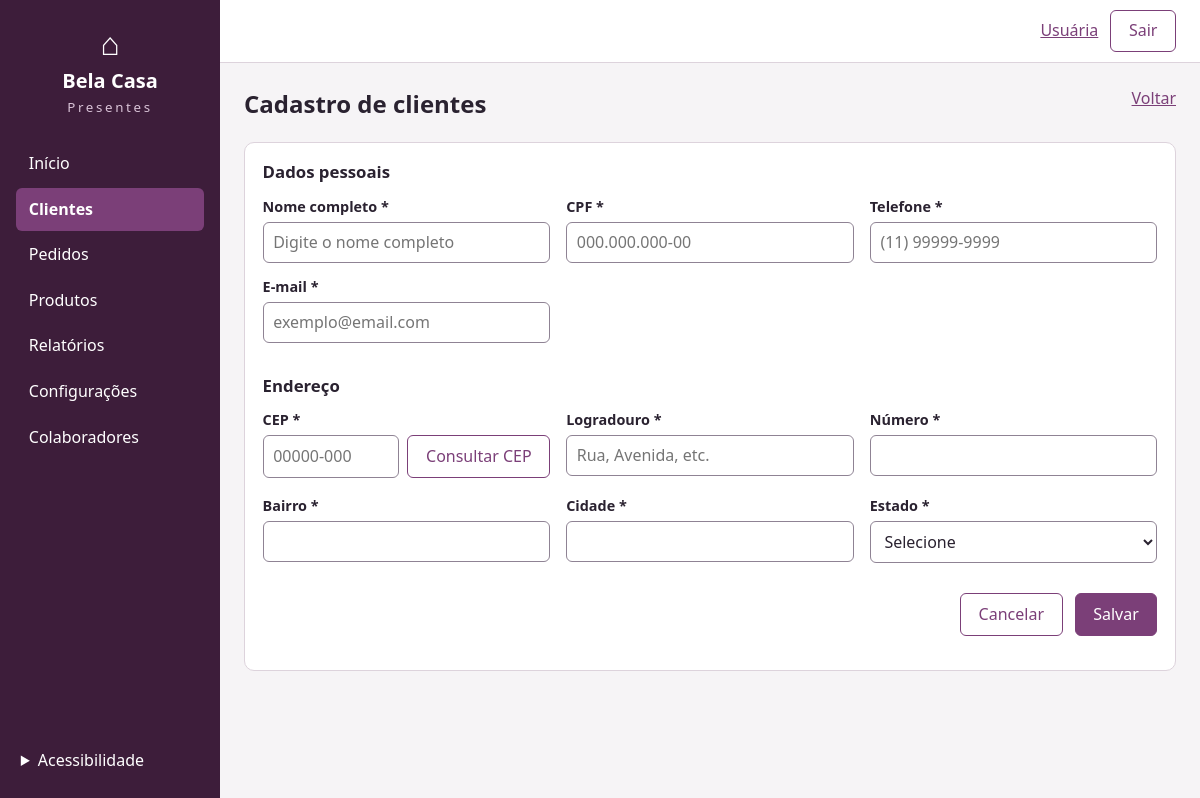
The page /clientes/novo (signed in) on the database its author committed.
### tables this page shows
CREATE TABLE usuarios (
    id INTEGER PRIMARY KEY AUTOINCREMENT,
    nome TEXT NOT NULL,
    login TEXT NOT NULL UNIQUE,
    senha_hash TEXT NOT NULL,
    perfil TEXT NOT NULL DEFAULT 'colaborador',
    ativo INTEGER NOT NULL DEFAULT 1
);

CREATE TABLE configuracoes (
    chave TEXT PRIMARY KEY,
    valor TEXT NOT NULL DEFAULT ''
);

### app.py (the view, shortened to what this page needs)
@app.route("/clientes/novo", methods=["GET", "POST"])
@app.route("/clientes/<int:cliente_id>/editar", methods=["GET", "POST"])
@login_required
def cliente_form(cliente_id=None):
    db = get_db()
    atual = None
    if cliente_id:
        atual = db.execute("SELECT * FROM clientes WHERE id = ?", (cliente_id,)).fetchone()
        if atual is None:
            abort(404)
    dados, erros = (dict(atual) if atual else {}), {}
    return render_template("cliente_form.html", dados=dados, erros=erros, editando=bool(cliente_id),
                           estados=ESTADOS, pagina="clientes")

### app.py (called while the page is built)
def get_db():
    if "db" not in g:
        os.makedirs(os.path.dirname(app.config["DATABASE"]), exist_ok=True)
        g.db = sqlite3.connect(app.config["DATABASE"])
        g.db.row_factory = sqlite3.Row
        g.db.execute("PRAGMA foreign_keys = ON")
    return g.db

@app.teardown_appcontext
def fechar_db(_erro):
    db = g.pop("db", None)
    if db is not None:
        db.close()

def gerar_csrf():
    if "_csrf" not in session:
        session["_csrf"] = secrets.token_hex(16)
    return session["_csrf"]

@app.before_request
def checar_csrf():
    if request.method == "POST":
        token = session.get("_csrf")
        if not token or token != request.form.get("_csrf"):
            abort(400)

def usuario_logado():
    if "usuario_id" not in session:
        return None
    if "usuario" not in g:
        u = get_db().execute("SELECT * FROM usuarios WHERE id = ? AND ativo = 1",
                             (session["usuario_id"],)).fetchone()
        g.usuario = u
    return g.usuario

def login_required(view):
    @wraps(view)
    def wrapped(*args, **kwargs):
        usuario = usuario_logado()
        if usuario is None:
            session.clear()
            return redirect(url_for("login", next=request.path))
        return view(*args, **kwargs)
    return wrapped

def config_empresa():
    linhas = get_db().execute("SELECT chave, valor FROM configuracoes").fetchall()
    return {l["chave"]: l["valor"] for l in linhas}

@app.context_processor
def dados_globais():
    usuario = usuario_logado()
    if usuario is None:
        return {}
    return {"empresa": config_empresa(), "usuario_nome": usuario["nome"],
            "eh_admin": usuario["perfil"] == "administrador"}

### templates/cliente_form.html (shortened to what this page needs)
{% extends "base.html" %}
{% macro campo(nome, rotulo, tipo='text', extra='') %}
  <div class="campo">
    <label for="{{ nome }}">{{ rotulo }} *</label>
    <input id="{{ nome }}" name="{{ nome }}" type="{{ tipo }}" value="{{ dados.get(nome, '') }}" required
           {% if erros.get(nome) %}aria-invalid="true" aria-describedby="erro-{{ nome }}"{% endif %} {{ extra|safe }}>
  </div>
{% endmacro %}
{% block conteudo %}
<div class="cabecalho">
  <h1>{{ 'Editar cliente' if editando else 'Cadastro de clientes' }}</h1>
  <a href="{{ url_for('clientes') }}">Voltar</a>
</div>
<form method="post" class="painel" novalidate id="form-cliente">
  <fieldset>
    <legend>Dados pessoais</legend>
    <div class="grade">
      {{ campo('nome', 'Nome completo', extra='autocomplete="name" placeholder="Digite o nome completo"') }}
      {{ campo('cpf', 'CPF', extra='inputmode="numeric" maxlength="14" placeholder="000.000.000-00" data-mascara="cpf"') }}
      {{ campo('telefone', 'Telefone', 'tel', 'maxlength="15" placeholder="(11) 99999-9999" data-mascara="telefone"') }}
      {{ campo('email', 'E-mail', 'email', 'placeholder="exemplo@email.com"') }}
    </div>
  </fieldset>
  <fieldset>
    <legend>Endereço</legend>
    <div class="grade">
      <div class="campo">
        <label for="cep">CEP *</label>
        <div class="linha">
          <input id="cep" name="cep" value="{{ dados.get('cep', '') }}" required inputmode="numeric"
                 maxlength="9" placeholder="00000-000" data-mascara="cep"
                 {% if erros.get('cep') %}aria-invalid="true" aria-describedby="erro-cep"{% endif %}>
          <button type="button" class="btn btn-claro" id="btn-cep">Consultar CEP</button>
        </div>
      </div>
      {{ campo('logradouro', 'Logradouro', extra='placeholder="Rua, Avenida, etc."') }}
      {{ campo('numero', 'Número') }}
      {{ campo('bairro', 'Bairro') }}
      {{ campo('cidade', 'Cidade') }}
      <div class="campo">
        <label for="estado">Estado *</label>
        <select id="estado" name="estado" required {% if erros.get('estado') %}aria-invalid="true" aria-describedby="erro-estado"{% endif %}>
          <option value="">Selecione</option>
        </select>
      </div>
    </div>
  </fieldset>
  <div class="acoes">
    <a class="btn btn-claro" href="{{ url_for('clientes') }}">Cancelar</a>
    <button class="btn" type="submit">Salvar</button>
  </div>
</form>
{% endblock %}

### templates/base.html (shortened to what this page needs)
<!doctype html>
<html lang="pt-BR">
<head>
  <link rel="stylesheet" href="{{ url_for('static', filename='css/style.css') }}">
</head>
<body>
  <div class="layout">
    <aside class="lateral">
      <div class="marca">
        <span class="marca-icone" aria-hidden="true">&#8962;</span>
        <strong>Bela Casa</strong>
        <small>Presentes</small>
      </div>
      <nav aria-label="Menu principal">
        <ul>
          {% set itens = [
            ('inicio', 'inicio', 'Início', '1'),
            ('clientes', 'clientes', 'Clientes', '2'),
            ('pedidos', 'pedidos', 'Pedidos', '3'),
            ('produtos', 'produtos', 'Produtos', '4'),
            ('relatorios', 'relatorios', 'Relatórios', '5'),
            ('configuracoes', 'configuracoes', 'Configurações', '6') ] %}
          {% if eh_admin %}
            {% set itens = itens + [('colaboradores', 'colaboradores', 'Colaboradores', '7')] %}
          {% endif %}
          {% for chave, rota, texto, tecla in itens %}
          <li>
            <a href="{{ url_for(rota) }}" data-tecla="{{ tecla }}" accesskey="{{ tecla }}"
               {% if pagina == chave %}aria-current="page"{% endif %}>{{ texto }}</a>
          </li>
          {% endfor %}
        </ul>
      </nav>
      <details class="acessibilidade">
        <summary>Acessibilidade</summary>
      </details>
    </aside>
    <div class="principal">
      <header class="topo">
        <a class="usuario" href="{{ url_for('configuracoes') }}" title="Meu perfil">{{ usuario_nome }}</a>
        <form method="post" action="{{ url_for('sair') }}">
          <button type="submit" class="btn btn-claro">Sair</button>
        </form>
      </header>
      <main id="conteudo" tabindex="-1">
        {% block conteudo %}{% endblock %}
      </main>
    </div>
  </div>
</body>
</html>

### static/css/style.css (style rules this page uses)
:root { --roxo-escuro: #3d1d3a; --roxo: #7b3f78; --roxo-claro: #f3e9f2; --fundo: #f6f4f6; --texto: #2a2230; --borda: #ddd3dc; --ok: #1f7a45; --ok-fundo: #e1f4e8; --aviso: #8a5a00; --aviso-fundo: #fff1cc; --erro: #b3261e; --erro-fundo: #fde4e2; --neutro-fundo: #e8e6e9; }
* { box-sizing: border-box; }
body { margin: 0; font-family: "Segoe UI", Roboto, Arial, sans-serif; background: var(--fundo); color: var(--texto); line-height: 1.45; }
h1 { font-size: 1.5rem; margin: 0 0 .25rem; }
a { color: var(--roxo); }
small { color: #6b5f70; }
.layout { display: flex; min-height: 100vh; }
.lateral { width: 220px; flex-shrink: 0; background: var(--roxo-escuro); color: #fff; padding: 1.25rem 1rem; display: flex; flex-direction: column; }
.marca { text-align: center; margin-bottom: 1.5rem; }
.marca-icone { display: block; font-size: 2rem; }
.marca strong { display: block; font-size: 1.25rem; }
.marca small { color: #d9c3d7; letter-spacing: .2em; }
.lateral ul { list-style: none; margin: 0; padding: 0; }
.lateral nav a { display: block; padding: .6rem .8rem; margin-bottom: .2rem; color: #fff; text-decoration: none; border-radius: 6px; }
.lateral nav a[aria-current="page"] { background: var(--roxo); font-weight: 600; }
.acessibilidade { margin-top: auto; }
.acessibilidade summary { cursor: pointer; padding: .5rem .3rem; }
.principal { flex: 1; min-width: 0; }
.topo { display: flex; justify-content: flex-end; align-items: center; gap: .75rem; padding: .6rem 1.5rem; background: #fff; border-bottom: 1px solid var(--borda); }
.topo form { margin: 0; }
main { padding: 1.5rem; max-width: 1100px; }
.cabecalho { display: flex; justify-content: space-between; align-items: flex-start; gap: 1rem; margin-bottom: 1rem; flex-wrap: wrap; }
.painel { background: #fff; border: 1px solid var(--borda); border-radius: 10px; padding: 1.1rem; margin-bottom: 1.25rem; }
.btn { display: inline-block; padding: .55rem 1.1rem; border: 1px solid var(--roxo); background: var(--roxo); color: #fff; border-radius: 6px; cursor: pointer; font: inherit; text-decoration: none; text-align: center; }
.btn-claro { background: #fff; color: var(--roxo); }
.acoes { display: flex; gap: .75rem; justify-content: flex-end; margin: 1rem 0; flex-wrap: wrap; }
fieldset { border: 0; padding: 0; margin: 0 0 1rem; }
legend { font-weight: 600; font-size: 1.05rem; margin-bottom: .75rem; padding: 0; }
.grade { display: grid; grid-template-columns: repeat(auto-fit, minmax(230px, 1fr)); gap: 0 1rem; }
.campo { margin-bottom: .9rem; }
.campo label { display: block; font-size: .9rem; font-weight: 600; margin-bottom: .25rem; }
input, select, textarea { width: 100%; padding: .5rem .6rem; font: inherit; border: 1px solid #8f8394; border-radius: 6px; background: #fff; color: var(--texto); }
.linha { display: flex; gap: .5rem; }
.linha .btn { white-space: nowrap; }

### rows shown on the page
usuarios: nome "Usuária"
configuracoes: chave "Telefone"
configuracoes: chave "Bairro"
configuracoes: chave "Cidade"

### other values the page prints
{{ texto }} "Início" "Clientes" "Pedidos" "Produtos" "Relatórios" "Configurações" "Colaboradores"
{{ 'Editar cliente' if editando else 'Cadastro de clientes' }} "Cadastro de clientes"
{{ rotulo }} "Nome completo CPF E-mail Logradouro Número"
